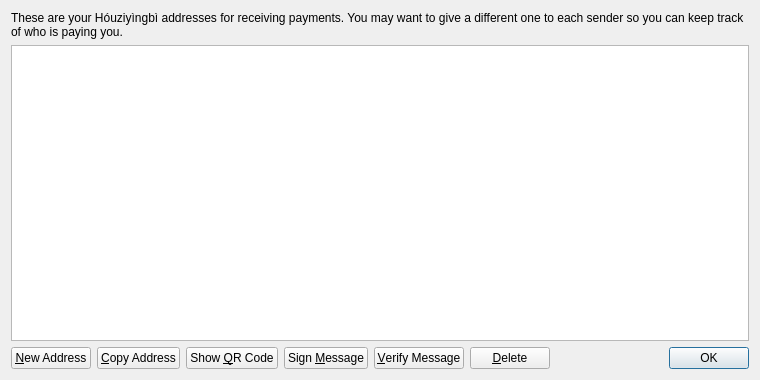
<?xml version="1.0" encoding="UTF-8"?>
<ui version="4.0">
 <class>AddressBookPage</class>
 <widget class="QWidget" name="AddressBookPage">
  <property name="geometry">
   <rect>
    <x>0</x>
    <y>0</y>
    <width>760</width>
    <height>380</height>
   </rect>
  </property>
  <property name="windowTitle">
   <string>Address Book</string>
  </property>
  <layout class="QVBoxLayout" name="verticalLayout">
   <item>
    <widget class="QLabel" name="labelExplanation">
     <property name="text">
      <string>These are your Hóuziyìngbì addresses for receiving payments. You may want to give a different one to each sender so you can keep track of who is paying you.</string>
     </property>
     <property name="textFormat">
      <enum>Qt::PlainText</enum>
     </property>
     <property name="wordWrap">
      <bool>true</bool>
     </property>
    </widget>
   </item>
   <item>
    <widget class="QTableView" name="tableView">
     <property name="contextMenuPolicy">
      <enum>Qt::CustomContextMenu</enum>
     </property>
     <property name="toolTip">
      <string>Double-click to edit address or label</string>
     </property>
     <property name="tabKeyNavigation">
      <bool>false</bool>
     </property>
     <property name="selectionMode">
      <enum>QAbstractItemView::SingleSelection</enum>
     </property>
     <property name="selectionBehavior">
      <enum>QAbstractItemView::SelectRows</enum>
     </property>
     <property name="sortingEnabled">
      <bool>true</bool>
     </property>
     <attribute name="verticalHeaderVisible">
      <bool>false</bool>
     </attribute>
    </widget>
   </item>
   <item>
    <layout class="QHBoxLayout" name="horizontalLayout">
     <item>
      <widget class="QPushButton" name="newAddressButton">
       <property name="toolTip">
        <string>Create a new address</string>
       </property>
       <property name="text">
        <string>&amp;New Address</string>
       </property>
      </widget>
     </item>
     <item>
      <widget class="QPushButton" name="copyToClipboard">
       <property name="toolTip">
        <string>Copy the currently selected address to the system clipboard</string>
       </property>
       <property name="text">
        <string>&amp;Copy Address</string>
       </property>
      </widget>
     </item>
     <item>
      <widget class="QPushButton" name="showQRCode">
       <property name="text">
        <string>Show &amp;QR Code</string>
       </property>
      </widget>
     </item>
     <item>
      <widget class="QPushButton" name="signMessage">
       <property name="toolTip">
        <string>Sign a message to prove you own a Hóuziyìngbì address</string>
       </property>
       <property name="text">
        <string>Sign &amp;Message</string>
       </property>
      </widget>
     </item>
     <item>
      <widget class="QPushButton" name="verifyMessage">
       <property name="toolTip">
        <string>Verify a message to ensure it was signed with a specified Hóuziyìngbì address</string>
       </property>
       <property name="text">
        <string>&amp;Verify Message</string>
       </property>
      </widget>
     </item>
     <item>
      <widget class="QPushButton" name="deleteButton">
       <property name="toolTip">
        <string>Delete the currently selected address from the list</string>
       </property>
       <property name="text">
        <string>&amp;Delete</string>
       </property>
      </widget>
     </item>
     <item>
      <spacer name="horizontalSpacer">
       <property name="orientation">
        <enum>Qt::Horizontal</enum>
       </property>
       <property name="sizeHint" stdset="0">
        <size>
         <width>40</width>
         <height>20</height>
        </size>
       </property>
      </spacer>
     </item>
     <item>
      <widget class="QDialogButtonBox" name="buttonBox">
       <property name="sizePolicy">
        <sizepolicy hsizetype="Maximum" vsizetype="Fixed">
         <horstretch>0</horstretch>
         <verstretch>0</verstretch>
        </sizepolicy>
       </property>
       <property name="standardButtons">
        <set>QDialogButtonBox::Ok</set>
       </property>
      </widget>
     </item>
    </layout>
   </item>
  </layout>
 </widget>
 <resources>
  <include location="../bitcoin.qrc"/>
 </resources>
 <connections/>
</ui>
